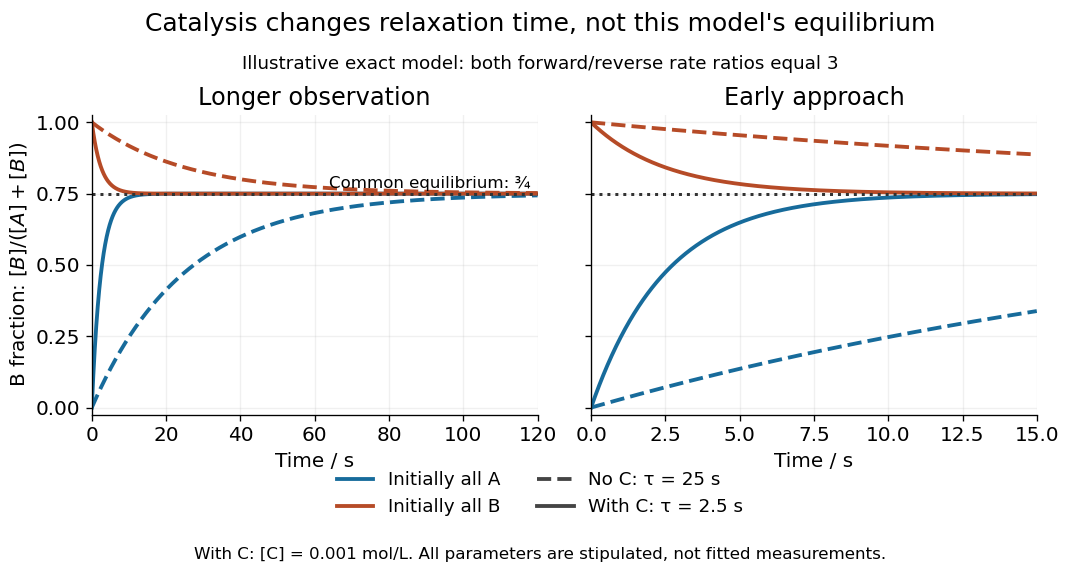

Generate this figure with Python:
"""Exact relaxation of a stipulated reversible catalytic mass-action model.

Tested with Python 3.14, matplotlib 3.10.7 and numpy 2.3.5.
Run from _media: MPLBACKEND=Agg python ../catalysis-reversible-equilibrium-relaxation.py
"""

from pathlib import Path

import matplotlib.pyplot as plt
import numpy as np
from matplotlib.lines import Line2D


def rates(catalyst_concentration):
    """Concentration in mol/L; output effective first-order constants in 1/s."""
    return 0.030 + 270 * catalyst_concentration, 0.010 + 90 * catalyst_concentration


def fraction(t, x0, catalyst_concentration):
    kf, kr = rates(catalyst_concentration)
    equilibrium = kf / (kf + kr)
    return equilibrium + (x0 - equilibrium) * np.exp(-(kf + kr) * t)


def main():
    plt.rcParams.update({"font.size": 12, "figure.facecolor": "white"})
    fig, axes = plt.subplots(1, 2, figsize=(9, 4.8), dpi=120, sharey=True)
    fig.subplots_adjust(left=0.085, right=0.96, bottom=0.28, top=0.80, wspace=0.12)
    for ax, end, title in zip(axes, [120, 15], ["Longer observation", "Early approach"]):
        t = np.linspace(0, end, 1201)
        for x0, color in [(0, "#176b9b"), (1, "#b64b27")]:
            for c, style in [(0, "--"), (0.001, "-")]:
                kf, kr = rates(c)
                assert np.isclose(kf / kr, 3)
                ax.plot(t, fraction(t, x0, c), color=color, linestyle=style, lw=2.3)
        ax.axhline(0.75, color="#333333", ls=":", lw=1.8)
        ax.set(xlim=(0, end), ylim=(-0.025, 1.025), xlabel="Time / s", title=title)
        ax.set_yticks([0, 0.25, 0.5, 0.75, 1])
        ax.grid(alpha=0.18)
        ax.spines[["top", "right"]].set_visible(False)
    axes[0].set_ylabel(r"B fraction: $[B]/([A]+[B])$")
    axes[0].text(118, 0.77, "Common equilibrium: ¾", ha="right", fontsize=10)
    handles = [Line2D([], [], color="#176b9b", lw=2.3, label="Initially all A"),
               Line2D([], [], color="#b64b27", lw=2.3, label="Initially all B"),
               Line2D([], [], color="#444444", lw=2.3, ls="--", label="No C: τ = 25 s"),
               Line2D([], [], color="#444444", lw=2.3, label="With C: τ = 2.5 s")]
    fig.legend(handles=handles, loc="lower center", bbox_to_anchor=(0.5, 0.075),
               ncol=2, frameon=False, fontsize=11)
    fig.suptitle("Catalysis changes relaxation time, not this model's equilibrium", fontsize=15)
    fig.text(0.5, 0.88, "Illustrative exact model: both forward/reverse rate ratios equal 3",
             ha="center", fontsize=11)
    fig.text(0.5, 0.03, "With C: [C] = 0.001 mol/L. All parameters are stipulated, not fitted measurements.",
             ha="center", fontsize=10)
    fig.savefig(Path(__file__).stem + ".png", facecolor="white", transparent=False)
    plt.close(fig)


if __name__ == "__main__":
    main()
